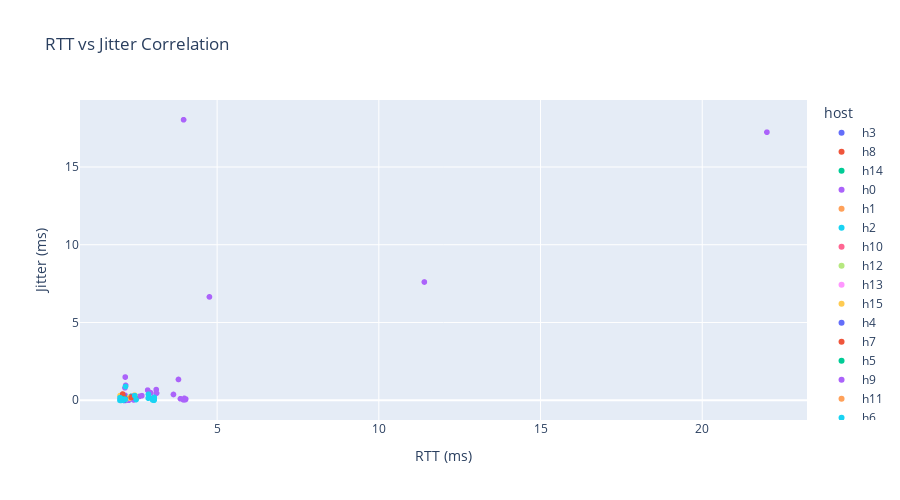

Here is the notebook cell this chart was saved with:
### Code cell
# RTT vs Jitter correlation scatter plot
fig = px.scatter(
    host_qos.to_pandas(),
    x="rtt_ms",
    y="jitter_ms",
    color="host",
    title="RTT vs Jitter Correlation",
    labels={"rtt_ms": "RTT (ms)", "jitter_ms": "Jitter (ms)"},
    hover_data=["timestamp", "qos_category"],
)
fig.update_layout(height=500)
fig.show()

### Figure 1 — Plotly figure (JSON) as saved in the notebook; plotly's stock layout.template omitted (floating-point values rounded to 4 significant figures; data arrays with more than 128 entries replaced by an {"elided": "..."} marker saying what was removed)
{"data": [{"customdata": {"elided": "354x2 str values"}, "hovertemplate": "host=h3<br>RTT (ms)=%{x}<br>Jitter (ms)=%{y}<br>timestamp=%{customdata[0]}<br>qos_category=%{customdata[1]}<extra></extra>", "legendgroup": "h3", "marker": {"color": "#636efa", "symbol": "circle"}, "mode": "markers", "name": "h3", "showlegend": true, "type": "scattergl", "x": {"elided": "354 float values"}, "xaxis": "x", "y": {"elided": "354 float values"}, "yaxis": "y"}, {"customdata": {"elided": "354x2 str values"}, "hovertemplate": "host=h8<br>RTT (ms)=%{x}<br>Jitter (ms)=%{y}<br>timestamp=%{customdata[0]}<br>qos_category=%{customdata[1]}<extra></extra>", "legendgroup": "h8", "marker": {"color": "#EF553B", "symbol": "circle"}, "mode": "markers", "name": "h8", "showlegend": true, "type": "scattergl", "x": {"elided": "354 float values"}, "xaxis": "x", "y": {"elided": "354 float values"}, "yaxis": "y"}, {"customdata": {"elided": "354x2 str values"}, "hovertemplate": "host=h14<br>RTT (ms)=%{x}<br>Jitter (ms)=%{y}<br>timestamp=%{customdata[0]}<br>qos_category=%{customdata[1]}<extra></extra>", "legendgroup": "h14", "marker": {"color": "#00cc96", "symbol": "circle"}, "mode": "markers", "name": "h14", "showlegend": true, "type": "scattergl", "x": {"elided": "354 float values"}, "xaxis": "x", "y": {"elided": "354 float values"}, "yaxis": "y"}, {"customdata": {"elided": "353x2 str values"}, "hovertemplate": "host=h0<br>RTT (ms)=%{x}<br>Jitter (ms)=%{y}<br>timestamp=%{customdata[0]}<br>qos_category=%{customdata[1]}<extra></extra>", "legendgroup": "h0", "marker": {"color": "#ab63fa", "symbol": "circle"}, "mode": "markers", "name": "h0", "showlegend": true, "type": "scattergl", "x": {"elided": "353 float values"}, "xaxis": "x", "y": {"elided": "353 float values"}, "yaxis": "y"}, {"customdata": {"elided": "354x2 str values"}, "hovertemplate": "host=h1<br>RTT (ms)=%{x}<br>Jitter (ms)=%{y}<br>timestamp=%{customdata[0]}<br>qos_category=%{customdata[1]}<extra></extra>", "legendgroup": "h1", "marker": {"color": "#FFA15A", "symbol": "circle"}, "mode": "markers", "name": "h1", "showlegend": true, "type": "scattergl", "x": {"elided": "354 float values"}, "xaxis": "x", "y": {"elided": "354 float values"}, "yaxis": "y"}, {"customdata": {"elided": "354x2 str values"}, "hovertemplate": "host=h2<br>RTT (ms)=%{x}<br>Jitter (ms)=%{y}<br>timestamp=%{customdata[0]}<br>qos_category=%{customdata[1]}<extra></extra>", "legendgroup": "h2", "marker": {"color": "#19d3f3", "symbol": "circle"}, "mode": "markers", "name": "h2", "showlegend": true, "type": "scattergl", "x": {"elided": "354 float values"}, "xaxis": "x", "y": {"elided": "354 float values"}, "yaxis": "y"}, {"customdata": {"elided": "353x2 str values"}, "hovertemplate": "host=h10<br>RTT (ms)=%{x}<br>Jitter (ms)=%{y}<br>timestamp=%{customdata[0]}<br>qos_category=%{customdata[1]}<extra></extra>", "legendgroup": "h10", "marker": {"color": "#FF6692", "symbol": "circle"}, "mode": "markers", "name": "h10", "showlegend": true, "type": "scattergl", "x": {"elided": "353 float values"}, "xaxis": "x", "y": {"elided": "353 float values"}, "yaxis": "y"}, {"customdata": {"elided": "354x2 str values"}, "hovertemplate": "host=h12<br>RTT (ms)=%{x}<br>Jitter (ms)=%{y}<br>timestamp=%{customdata[0]}<br>qos_category=%{customdata[1]}<extra></extra>", "legendgroup": "h12", "marker": {"color": "#B6E880", "symbol": "circle"}, "mode": "markers", "name": "h12", "showlegend": true, "type": "scattergl", "x": {"elided": "354 float values"}, "xaxis": "x", "y": {"elided": "354 float values"}, "yaxis": "y"}, {"customdata": {"elided": "354x2 str values"}, "hovertemplate": "host=h13<br>RTT (ms)=%{x}<br>Jitter (ms)=%{y}<br>timestamp=%{customdata[0]}<br>qos_category=%{customdata[1]}<extra></extra>", "legendgroup": "h13", "marker": {"color": "#FF97FF", "symbol": "circle"}, "mode": "markers", "name": "h13", "showlegend": true, "type": "scattergl", "x": {"elided": "354 float values"}, "xaxis": "x", "y": {"elided": "354 float values"}, "yaxis": "y"}, {"customdata": {"elided": "354x2 str values"}, "hovertemplate": "host=h15<br>RTT (ms)=%{x}<br>Jitter (ms)=%{y}<br>timestamp=%{customdata[0]}<br>qos_category=%{customdata[1]}<extra></extra>", "legendgroup": "h15", "marker": {"color": "#FECB52", "symbol": "circle"}, "mode": "markers", "name": "h15", "showlegend": true, "type": "scattergl", "x": {"elided": "354 float values"}, "xaxis": "x", "y": {"elided": "354 float values"}, "yaxis": "y"}, {"customdata": {"elided": "354x2 str values"}, "hovertemplate": "host=h4<br>RTT (ms)=%{x}<br>Jitter (ms)=%{y}<br>timestamp=%{customdata[0]}<br>qos_category=%{customdata[1]}<extra></extra>", "legendgroup": "h4", "marker": {"color": "#636efa", "symbol": "circle"}, "mode": "markers", "name": "h4", "showlegend": true, "type": "scattergl", "x": {"elided": "354 float values"}, "xaxis": "x", "y": {"elided": "354 float values"}, "yaxis": "y"}, {"customdata": {"elided": "354x2 str values"}, "hovertemplate": "host=h7<br>RTT (ms)=%{x}<br>Jitter (ms)=%{y}<br>timestamp=%{customdata[0]}<br>qos_category=%{customdata[1]}<extra></extra>", "legendgroup": "h7", "marker": {"color": "#EF553B", "symbol": "circle"}, "mode": "markers", "name": "h7", "showlegend": true, "type": "scattergl", "x": {"elided": "354 float values"}, "xaxis": "x", "y": {"elided": "354 float values"}, "yaxis": "y"}, {"customdata": {"elided": "353x2 str values"}, "hovertemplate": "host=h5<br>RTT (ms)=%{x}<br>Jitter (ms)=%{y}<br>timestamp=%{customdata[0]}<br>qos_category=%{customdata[1]}<extra></extra>", "legendgroup": "h5", "marker": {"color": "#00cc96", "symbol": "circle"}, "mode": "markers", "name": "h5", "showlegend": true, "type": "scattergl", "x": {"elided": "353 float values"}, "xaxis": "x", "y": {"elided": "353 float values"}, "yaxis": "y"}, {"customdata": {"elided": "354x2 str values"}, "hovertemplate": "host=h9<br>RTT (ms)=%{x}<br>Jitter (ms)=%{y}<br>timestamp=%{customdata[0]}<br>qos_category=%{customdata[1]}<extra></extra>", "legendgroup": "h9", "marker": {"color": "#ab63fa", "symbol": "circle"}, "mode": "markers", "name": "h9", "showlegend": true, "type": "scattergl", "x": {"elided": "354 float values"}, "xaxis": "x", "y": {"elided": "354 float values"}, "yaxis": "y"}, {"customdata": {"elided": "354x2 str values"}, "hovertemplate": "host=h11<br>RTT (ms)=%{x}<br>Jitter (ms)=%{y}<br>timestamp=%{customdata[0]}<br>qos_category=%{customdata[1]}<extra></extra>", "legendgroup": "h11", "marker": {"color": "#FFA15A", "symbol": "circle"}, "mode": "markers", "name": "h11", "showlegend": true, "type": "scattergl", "x": {"elided": "354 float values"}, "xaxis": "x", "y": {"elided": "354 float values"}, "yaxis": "y"}, {"customdata": {"elided": "354x2 str values"}, "hovertemplate": "host=h6<br>RTT (ms)=%{x}<br>Jitter (ms)=%{y}<br>timestamp=%{customdata[0]}<br>qos_category=%{customdata[1]}<extra></extra>", "legendgroup": "h6", "marker": {"color": "#19d3f3", "symbol": "circle"}, "mode": "markers", "name": "h6", "showlegend": true, "type": "scattergl", "x": {"elided": "354 float values"}, "xaxis": "x", "y": {"elided": "354 float values"}, "yaxis": "y"}], "layout": {"height": 500, "legend": {"title": {"text": "host"}, "tracegroupgap": 0}, "title": {"text": "RTT vs Jitter Correlation"}, "xaxis": {"anchor": "y", "domain": [0, 1], "title": {"text": "RTT (ms)"}}, "yaxis": {"anchor": "x", "domain": [0, 1], "title": {"text": "Jitter (ms)"}}}}
